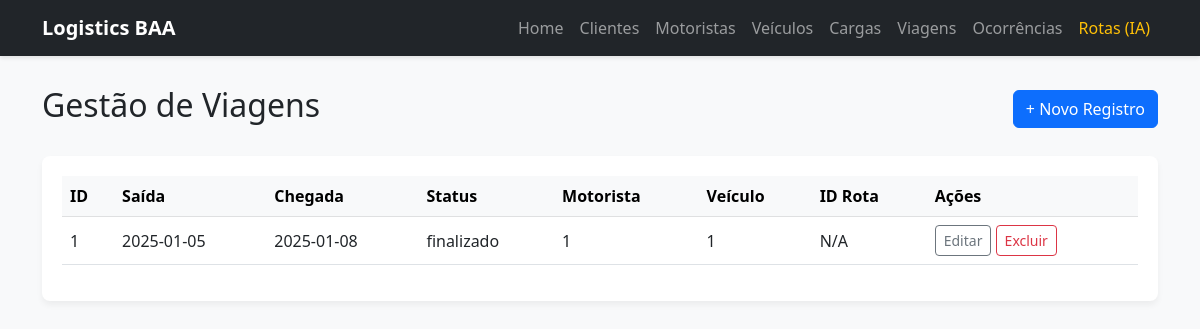
Page /viagens.php on the committed database.
### tables this page shows
CREATE TABLE `baa_viagem` (
  `id_viagem` int(11) NOT NULL,
  `via_data_saida` date DEFAULT NULL,
  `via_data_chegada` date DEFAULT NULL,
  `via_status` char(30) DEFAULT NULL,
  `id_motorista` int(11) DEFAULT NULL,
  `id_veiculo` int(11) NOT NULL,
  `id_rota` int(11) DEFAULT NULL
);

### viagens.php (the view, shortened to what this page needs)
<?php
require_once 'db.php';
?>
<!DOCTYPE html>
<html lang="pt-br">
<head>
    <link href="https://cdn.jsdelivr.net/npm/bootstrap@5.3.0/dist/css/bootstrap.min.css" rel="stylesheet">
</head>
<body>
<nav class="navbar navbar-expand-lg navbar-dark bg-dark">
    <div class="container">
        <a class="navbar-brand" href="index.php"><strong>Logistics BAA</strong></a>
        <div class="collapse navbar-collapse" id="navbarNav">
            <ul class="navbar-nav ms-auto">
                <li class="nav-item"><a class="nav-link" href="index.php">Home</a></li>
                <li class="nav-item"><a class="nav-link" href="clientes.php">Clientes</a></li>
                <li class="nav-item"><a class="nav-link" href="motoristas.php">Motoristas</a></li>
                <li class="nav-item"><a class="nav-link" href="veiculos.php">Veículos</a></li>
                <li class="nav-item"><a class="nav-link" href="cargas.php">Cargas</a></li>
                <li class="nav-item"><a class="nav-link" href="viagens.php">Viagens</a></li>
                <li class="nav-item"><a class="nav-link" href="ocorrencias.php">Ocorrências</a></li>
                <li class="nav-item"><a class="nav-link text-warning" href="rotas.php">Rotas (IA)</a></li>
            </ul>
        </div>
    </div>
</nav>
<div class="container">
    <div class="d-flex justify-content-between align-items-center mb-4">
        <h2>Gestão de Viagens</h2>
        <button class="btn btn-primary" data-bs-toggle="modal" data-bs-target="#addModal">+ Novo Registro</button>
    </div>
    <div class="table-responsive">
        <table class="table table-hover align-middle">
            <thead class="table-light">
                <tr>
                    <th>ID</th>
                    <th>Saída</th><th>Chegada</th><th>Status</th><th>Motorista</th><th>Veículo</th><th>ID Rota</th>
                    <th>Ações</th>
                </tr>
            </thead>
            <tbody>
                <?php
                try {
                    $stmt = $conn->query("SELECT * FROM baa_viagem ORDER BY id_viagem DESC LIMIT 100");
                    while($row = $stmt->fetch_assoc()) {
                        echo "<tr>";
                        echo '<td>' . htmlspecialchars($row['id_viagem']) . '</td>';
                        echo '<td>' . htmlspecialchars($row['via_data_saida']) . '</td>';
                        echo '<td>' . htmlspecialchars($row['via_data_chegada']) . '</td>';
                        echo '<td>' . htmlspecialchars($row['via_status']) . '</td>';
                        echo '<td>' . htmlspecialchars($row['id_motorista']) . '</td>';
                        echo '<td>' . htmlspecialchars($row['id_veiculo']) . '</td>';
                        echo '<td>' . htmlspecialchars($row['id_rota'] ?? 'N/A') . '</td>';
                        echo '<td>
                            <button class="btn btn-sm btn-outline-secondary" data-bs-toggle="modal" data-bs-target="#editModal' . $row['id_viagem'] . '">Editar</button>
                            <form method="POST" class="d-inline" onsubmit="return confirm(\'Tem certeza que deseja excluir?\');">
                                <input type="hidden" name="action" value="delete">
                                <input type="hidden" name="id_viagem" value="' . $row['id_viagem'] . '">
                                <button type="submit" class="btn btn-sm btn-outline-danger">Excluir</button>
                            </form>
                        </td>';
                        echo "</tr>";
                        ?>
                        <?php
                    }
                } catch(Exception $e) {
                    echo "<tr><td colspan='100%'>Erro: " . $e->getMessage() . "</td></tr>";
                }
                ?>
            </tbody>
        </table>
    </div>
</div>
</body>
</html>

### viagens.php (style rules this page uses)
body { background-color: #f8f9fa; }
.navbar { margin-bottom: 30px; box-shadow: 0 2px 4px rgba(0,0,0,0.1); }
.table-responsive { background: white; padding: 20px; border-radius: 8px; box-shadow: 0 4px 6px rgba(0,0,0,0.05); }

### rows in the picture
baa_viagem: id_viagem "1", via_data_saida "2025-01-05", via_data_chegada "2025-01-08", via_status "finalizado", id_motorista "1", id_veiculo "1", id_rota "N/A"
